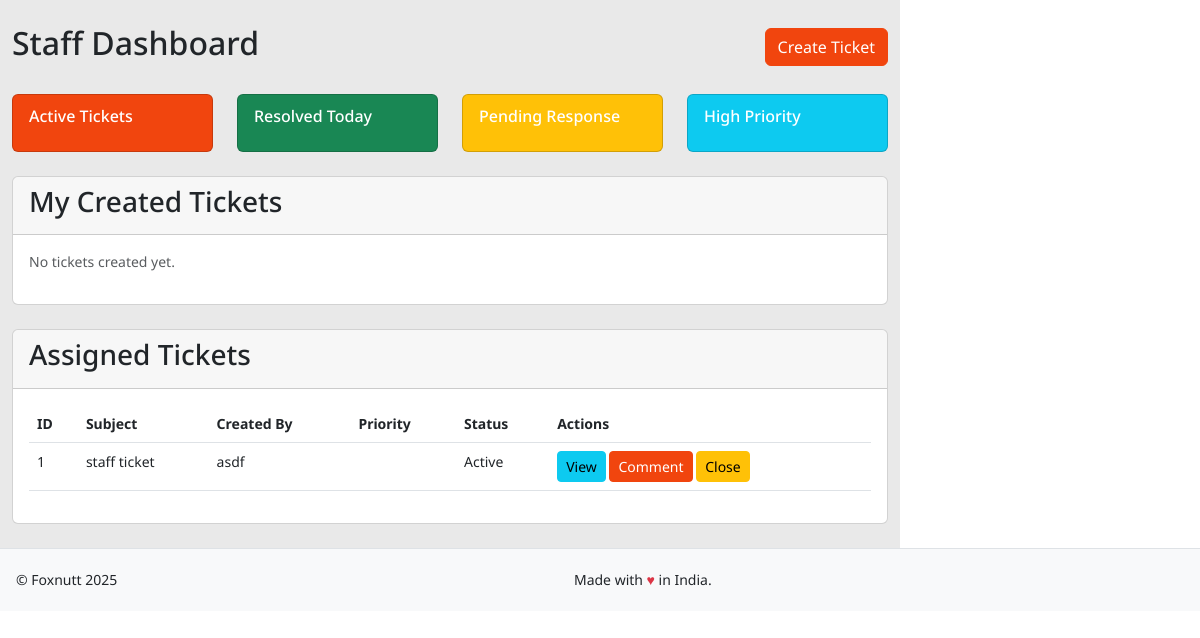
Page /staff/dashboard/ (signed in) on the earlier database version.
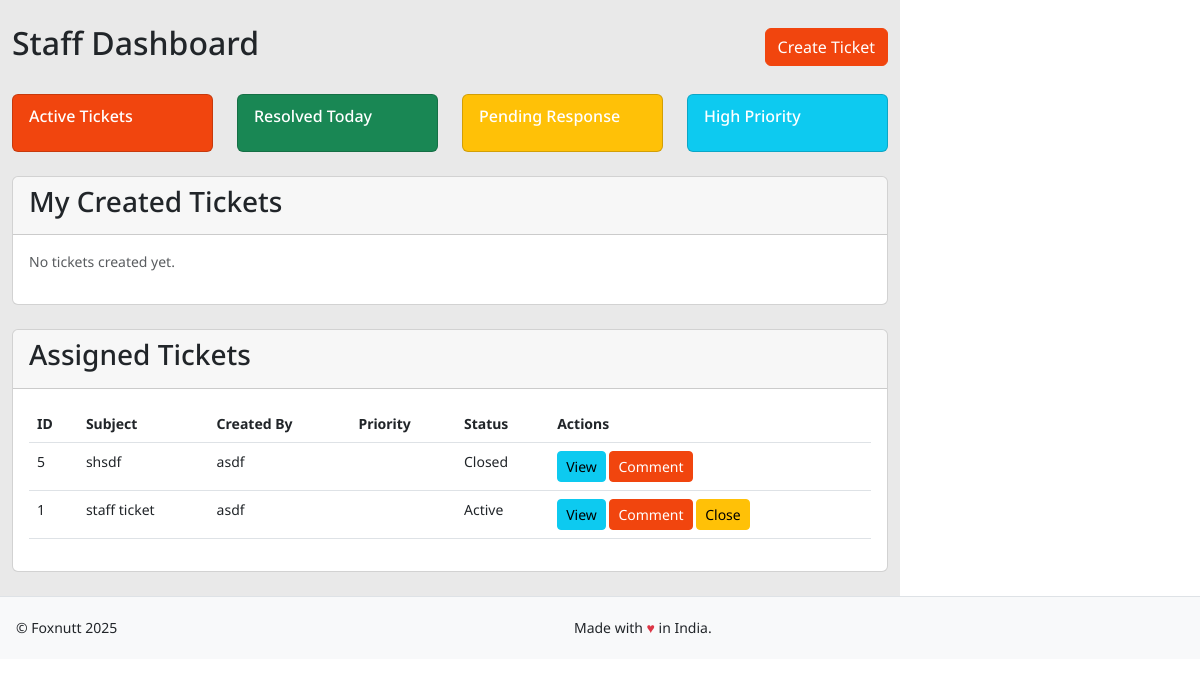
Same page on the later database version.
### tracker/models.py (models this page shows, shortened)
class Ticket(models.Model):
    STATUS_ACTIVE = 1
    STATUS_CLOSED = 2
    STATUS_PENDING = 3
    STATUS_CHOICES = [
        (STATUS_ACTIVE, 'Active'),
        (STATUS_CLOSED, 'Closed'),
        (STATUS_PENDING, 'Pending'),
    ]
    id = models.AutoField(primary_key=True)
    subject = models.CharField(max_length=200)
    description = models.TextField()
    created_by = models.ForeignKey(UserDetail, on_delete=models.CASCADE, related_name='created_tickets')
    assigned_to = models.ForeignKey(UserDetail, on_delete=models.SET_NULL, null=True, related_name='assigned_tickets')
    created_at = models.DateTimeField(auto_now_add=True)
    updated_at = models.DateTimeField(auto_now=True)
    status = models.PositiveSmallIntegerField(
        choices=STATUS_CHOICES,
        default=STATUS_ACTIVE
    )
    closed_at = models.DateTimeField(null=True, blank=True)
    closed_by = models.ForeignKey(
        UserDetail,
        on_delete=models.SET_NULL,
        null=True,
        blank=True,
        related_name='closed_tickets'
    )
    priority = models.ForeignKey(Priority, on_delete=models.SET_NULL, null=True)
    brand = models.CharField(max_length=100, blank=True, null=True)
    class Meta:
        ordering = ['-created_at']  # Default ordering by creation date, newest first
        indexes = [
            models.Index(fields=['-created_at']),  # Add index for better performance
        ]

class UserDetail(AbstractBaseUser, PermissionsMixin):
    row_id = models.AutoField(primary_key=True)  # ✅ `row_id` is the primary key
    user_id = models.CharField(max_length=255, unique=True)
    user_name = models.CharField(max_length=255)
    is_email_verified = models.BooleanField(default=False)
    is_active = models.BooleanField(default=True)
    pagination = models.IntegerField(default=10)
    sorting = models.IntegerField(default=0)
    is_staff = models.BooleanField(default=False)
    is_superuser = models.BooleanField(default=False)
    role = models.ForeignKey(Role, on_delete=models.SET_NULL, null=True)
    objects = UserManager()
    USERNAME_FIELD = "user_id"
    REQUIRED_FIELDS = ["user_name"]
    class Meta:
        verbose_name = 'user'
        verbose_name_plural = 'users'
    groups = models.ManyToManyField(
        'auth.Group',
        verbose_name='groups',
        blank=True,
        related_name='userdetail_set',
        related_query_name='userdetail'
    )
    user_permissions = models.ManyToManyField(
        'auth.Permission',
        verbose_name='user permissions',
        blank=True,
        related_name='userdetail_set',
        related_query_name='userdetail'
    )

### tracker/views.py (the view)
# urls.py: path('staff/dashboard/', views.staff_dashboard, name='staff_dashboard'),
@role_required([Role.STAFF])
def staff_dashboard(request):
    context = {
        'assigned_tickets': Ticket.objects.select_related(
            'created_by',
            'assigned_to',
            'priority'
        ).filter(assigned_to=request.user).order_by('-created_at'),
        'created_tickets': Ticket.objects.select_related(
            'created_by',
            'assigned_to',
            'priority'
        ).filter(created_by=request.user).order_by('-created_at'),
        'recent_comments': TicketComment.objects.select_related(
            'ticket',
            'user'
        ).filter(
            Q(ticket__assigned_to=request.user) |
            Q(ticket__created_by=request.user)
        ).order_by('-created_at')[:5]
    }
    return render(request, 'dashboards/staff_dashboard.html', context)

### tracker/templates/dashboards/staff_dashboard.html (shortened to what the changed rows need)
{% extends 'base.html' %}
{% block content %}
<div class="container-fluid py-4">
    <div class="d-flex justify-content-between align-items-center mb-4">
        <h2>Staff Dashboard</h2>
    </div>
    <div class="card mt-4">
        <div class="card-body">
            {% if assigned_tickets %}
                <div class="table-responsive">
                    <table class="table table-hover">
                        <thead>
                            <tr>
                                <th>ID</th>
                                <th>Subject</th>
                                <th>Created By</th>
                                <th>Priority</th>
                                <th>Status</th>
                                <th>Actions</th>
                            </tr>
                        </thead>
                        <tbody>
                            {% for ticket in assigned_tickets %}
                            <tr>
                                <td>{{ ticket.id }}</td>
                                <td>{{ ticket.subject }}</td>
                                <td>{{ ticket.created_by.user_name }}</td>
                                <td>
                                    <span class="badge bg-{{ ticket.priority.name|lower }}">
                                    </span>
                                </td>
                                <td>{{ ticket.get_status_display }}</td>
                                <td>
                                    <a href="{% url 'staff_view_ticket' ticket.id %}" class="btn btn-sm btn-info">
                                         View
                                    </a>
                                    <a href="{% url 'staff_add_comment' ticket.id %}" class="btn btn-sm btn-primary">
                                         Comment
                                    </a>
                                    {% if ticket.status != 2 %}
                                    <a href="{% url 'staff_close_ticket' ticket.id %}" class="btn btn-sm btn-warning">
                                         Close
                                    </a>
                                    {% endif %}
                                </td>
                            </tr>
                            {% endfor %}
                        </tbody>
                    </table>
                </div>
            {% else %}
                <p class="text-muted">No tickets assigned.</p>
            {% endif %}
        </div>
    </div>
</div>
</div>
{% endblock %}

Differences in the rows shown:
now on this page (row edited): Ticket: id "5", subject "shsdf", created_by.user_name "asdf", status "Closed"
